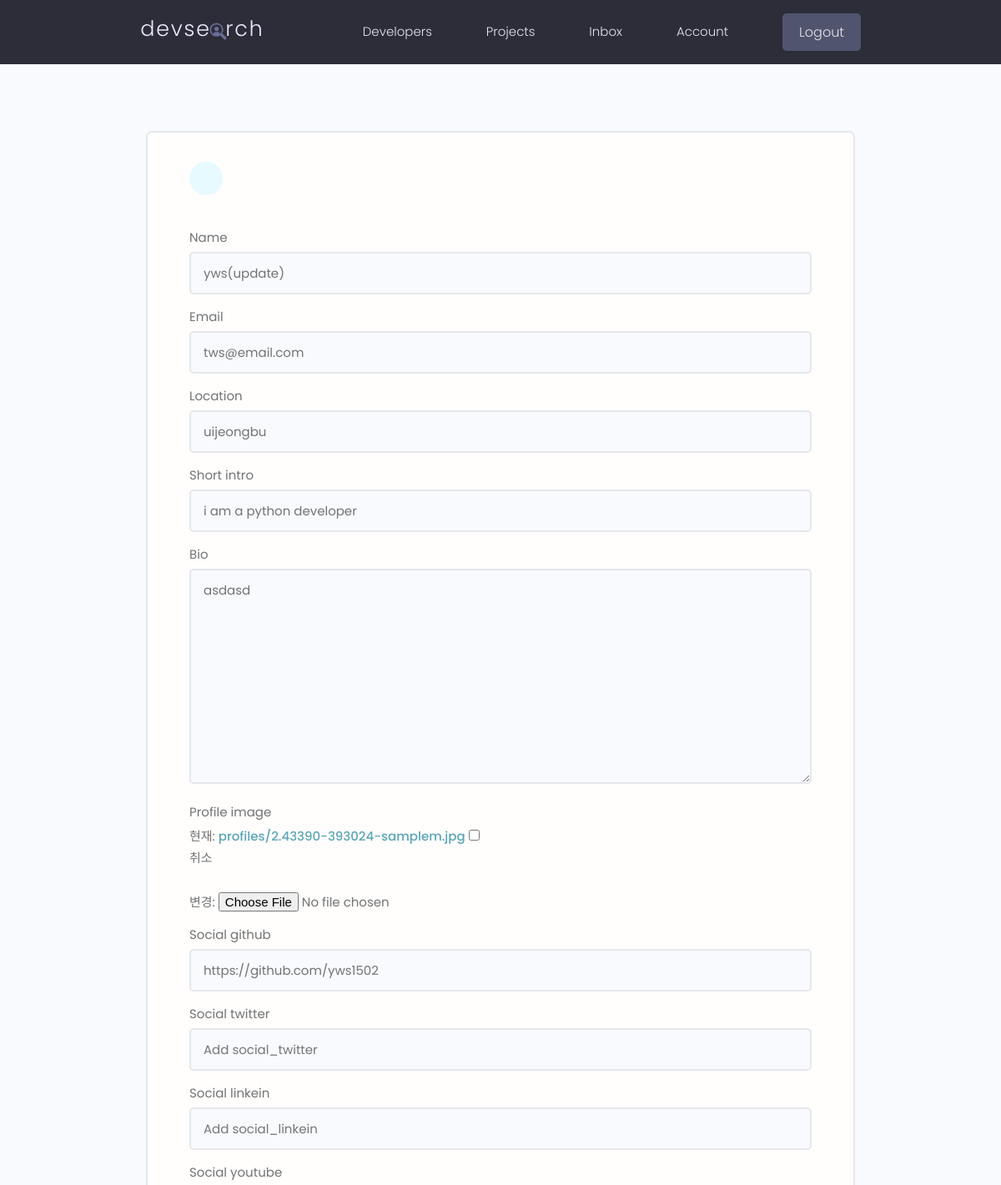
The page /edit-account/ (signed in, upper part) on the database as committed earlier.
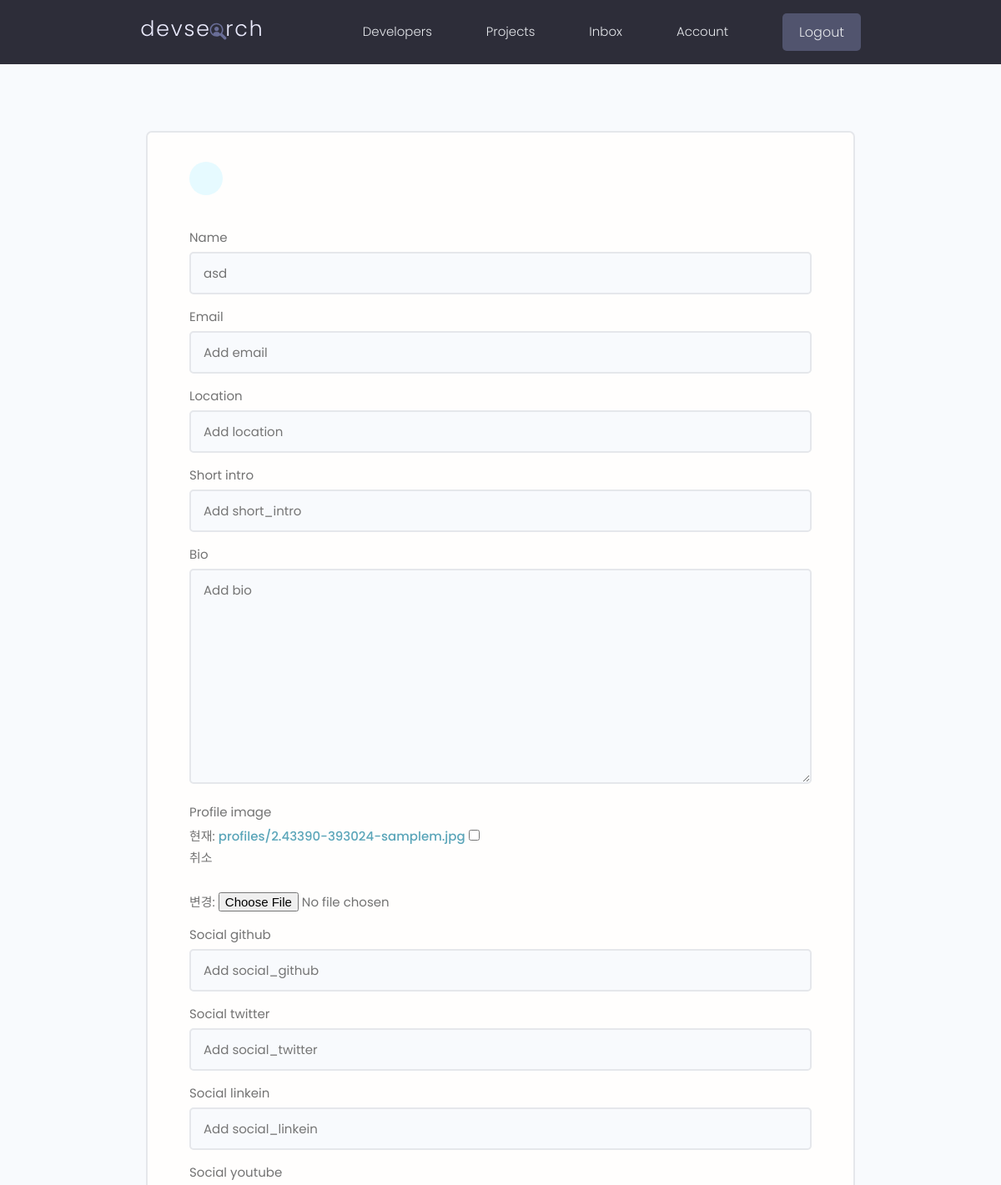
The same page on the database as committed later.
### users/models.py (models this page shows, shortened)
class Profile(models.Model):
    user = models.OneToOneField(User, on_delete=models.CASCADE, null=True, blank=True)
    name = models.CharField(max_length=200, null=True, blank=True)
    email = models.EmailField(max_length=500, null=True, blank=True)
    username = models.CharField(max_length=200, null=True, blank=True)
    location = models.CharField(max_length=200, null=True, blank=True)
    short_intro = models.CharField(max_length=200, null=True, blank=True)
    bio = models.TextField(null=True, blank=True)
    profile_image = models.ImageField(
        null=True, blank=True, upload_to='profiles/', default='profiles/user-default.png')
    social_github = models.CharField(max_length=200, null=True, blank=True)
    social_twitter = models.CharField(max_length=200, null=True, blank=True)
    social_linkein = models.CharField(max_length=200, null=True, blank=True)
    social_youtube = models.CharField(max_length=200, null=True, blank=True)
    social_website = models.CharField(max_length=200, null=True, blank=True)
    created = models.DateTimeField(auto_now_add=True)
    id = models.UUIDField(default=uuid4, unique=True, primary_key=True, editable=False)

### users/views.py (the view)
# urls.py: path('edit-account/', edit_account, name='edit-account'),
@login_required(login_url='login')
def edit_account(request):
    profile = request.user.profile
    form = ProfileForm(instance=profile)
    if request.method == 'POST':
        form = ProfileForm(request.POST, request.FILES, instance=profile)
        if form.is_valid():
            form.save()
            return redirect('account')
    context = {'form' : form}
    return render(request, 'users/profile_form.html', context)

### users/forms.py
class ProfileForm(ModelForm):
    class Meta:
        model = Profile
        exclude = ['user', 'username']
    def __init__(self, *args, **kwargs):
        super(ProfileForm, self).__init__(*args, **kwargs)
        for name, field in self.fields.items():
            field.widget.attrs.update(
                {'class' : 'input', 'placeholder' : 'Add %s' % name}
            )

### users/templates/users/profile_form.html (shortened to what this page needs)
{% extends 'main.html' %}
{% block content %}
<main class="formPage my-xl">
    <div class="content-box">
        <div class="formWrapper">
            <a class="backButton" href="{% url 'account' %}"></a>
            <br>
            <form class='form' action="{% url 'edit-account' %}" method="POST" enctype="multipart/form-data">
                {% for field in form %}
                <div class="form__field">
                    <label for="formInput#text">{{field.label}}</label>
                    {{field}}
                </div>
                {% endfor %}
            </form>
        </div>
    </div>
</main>
{% endblock %}

Rows that differ between the two databases and show on the page:
changed Profile: name "yws(update)" → "asd"; email "tws@email.com" → (not shown); location "uijeongbu" → (not shown); short_intro "i am a python developer" → (not shown); bio "asdasd" → (not shown); social_github "https://github.com/yws1502" → (not shown)
